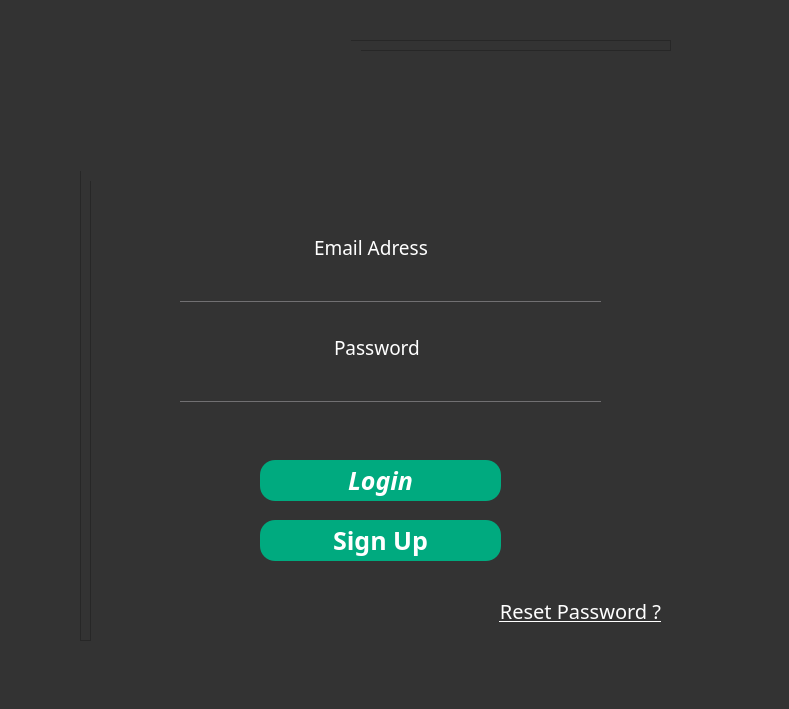
<?xml version="1.0" encoding="UTF-8"?>
<ui version="4.0">
 <class>login</class>
 <widget class="QWidget" name="login">
  <property name="geometry">
   <rect>
    <x>0</x>
    <y>0</y>
    <width>789</width>
    <height>709</height>
   </rect>
  </property>
  <property name="windowTitle">
   <string>Form</string>
  </property>
  <property name="styleSheet">
   <string notr="true">*{
font-family:century gothic;
font-size:17px;
background:#333;

}


QPushButton
{
background:rgb(0, 170, 127);
	
border-radius:15px;
}
QToolButton
{
background:blue;
border-radius:60px;
}
QTextEdit
{
bakcground:#333;
border-radius:60px;
}
QLabel
{
color:white;
}
QWidget
{
color:white;
}
QPushButton:hover
{
background:white;
}
QLineEdit
{
background:transparent;
border:none;
color:green;
border-bottom:1px solid #717072;
}
QTableView
{
background:#333;
}
QHeaderView {
background:#333;
}
QToolButton
{
background:#333;
border-radius:60px;
}
</string>
  </property>
  <widget class="QFrame" name="frame">
   <property name="geometry">
    <rect>
     <x>80</x>
     <y>40</y>
     <width>591</width>
     <height>601</height>
    </rect>
   </property>
   <property name="styleSheet">
    <string notr="true">color:white;</string>
   </property>
   <property name="frameShape">
    <enum>QFrame::StyledPanel</enum>
   </property>
   <property name="frameShadow">
    <enum>QFrame::Raised</enum>
   </property>
   <widget class="QLineEdit" name="lineEdit">
    <property name="geometry">
     <rect>
      <x>90</x>
      <y>230</y>
      <width>421</width>
      <height>22</height>
     </rect>
    </property>
    <property name="styleSheet">
     <string notr="true"/>
    </property>
   </widget>
   <widget class="QLineEdit" name="lineEdit_2">
    <property name="geometry">
     <rect>
      <x>90</x>
      <y>330</y>
      <width>421</width>
      <height>22</height>
     </rect>
    </property>
    <property name="echoMode">
     <enum>QLineEdit::Password</enum>
    </property>
   </widget>
   <widget class="QTextBrowser" name="textBrowser">
    <property name="geometry">
     <rect>
      <x>220</x>
      <y>180</y>
      <width>161</width>
      <height>41</height>
     </rect>
    </property>
    <property name="html">
     <string>&lt;!DOCTYPE HTML PUBLIC &quot;-//W3C//DTD HTML 4.0//EN&quot; &quot;http://www.w3.org/TR/REC-html40/strict.dtd&quot;&gt;
&lt;html&gt;&lt;head&gt;&lt;meta name=&quot;qrichtext&quot; content=&quot;1&quot; /&gt;&lt;style type=&quot;text/css&quot;&gt;
p, li { white-space: pre-wrap; }
&lt;/style&gt;&lt;/head&gt;&lt;body style=&quot; font-family:'century gothic'; font-size:17px; font-weight:400; font-style:normal;&quot;&gt;
&lt;p style=&quot; margin-top:0px; margin-bottom:0px; margin-left:0px; margin-right:0px; -qt-block-indent:0; text-indent:0px;&quot;&gt;&lt;span style=&quot; font-size:14pt;&quot;&gt;Email Adress&lt;/span&gt;&lt;/p&gt;&lt;/body&gt;&lt;/html&gt;</string>
    </property>
   </widget>
   <widget class="QTextBrowser" name="textBrowser_2">
    <property name="geometry">
     <rect>
      <x>240</x>
      <y>280</y>
      <width>121</width>
      <height>41</height>
     </rect>
    </property>
    <property name="html">
     <string>&lt;!DOCTYPE HTML PUBLIC &quot;-//W3C//DTD HTML 4.0//EN&quot; &quot;http://www.w3.org/TR/REC-html40/strict.dtd&quot;&gt;
&lt;html&gt;&lt;head&gt;&lt;meta name=&quot;qrichtext&quot; content=&quot;1&quot; /&gt;&lt;style type=&quot;text/css&quot;&gt;
p, li { white-space: pre-wrap; }
&lt;/style&gt;&lt;/head&gt;&lt;body style=&quot; font-family:'century gothic'; font-size:17px; font-weight:400; font-style:normal;&quot;&gt;
&lt;p style=&quot; margin-top:0px; margin-bottom:0px; margin-left:0px; margin-right:0px; -qt-block-indent:0; text-indent:0px;&quot;&gt;&lt;span style=&quot; font-size:14pt;&quot;&gt;Password&lt;/span&gt;&lt;/p&gt;&lt;/body&gt;&lt;/html&gt;</string>
    </property>
   </widget>
   <widget class="QPushButton" name="pushButton">
    <property name="geometry">
     <rect>
      <x>170</x>
      <y>410</y>
      <width>241</width>
      <height>41</height>
     </rect>
    </property>
    <property name="font">
     <font>
      <family>century gothic</family>
      <pointsize>-1</pointsize>
      <weight>75</weight>
      <italic>true</italic>
      <bold>true</bold>
     </font>
    </property>
    <property name="styleSheet">
     <string notr="true">font-size:25px;</string>
    </property>
    <property name="text">
     <string>Login</string>
    </property>
   </widget>
   <widget class="QPushButton" name="pushButton_2">
    <property name="geometry">
     <rect>
      <x>170</x>
      <y>470</y>
      <width>241</width>
      <height>41</height>
     </rect>
    </property>
    <property name="font">
     <font>
      <family>century gothic</family>
      <pointsize>-1</pointsize>
      <weight>75</weight>
      <bold>true</bold>
     </font>
    </property>
    <property name="styleSheet">
     <string notr="true">font-size:25px;
</string>
    </property>
    <property name="text">
     <string>Sign Up</string>
    </property>
   </widget>
   <widget class="QPushButton" name="sendbutton">
    <property name="geometry">
     <rect>
      <x>400</x>
      <y>540</y>
      <width>181</width>
      <height>41</height>
     </rect>
    </property>
    <property name="font">
     <font>
      <family>MS Shell Dlg 2</family>
      <pointsize>14</pointsize>
      <weight>50</weight>
      <italic>false</italic>
      <bold>false</bold>
      <underline>true</underline>
     </font>
    </property>
    <property name="styleSheet">
     <string notr="true">font-size:20px;
color:white;
font: 10pt &quot;MS Shell Dlg 2&quot;;
text-decoration: underline;
font: 14pt &quot;MS Shell Dlg 2&quot;;
background:transparent;</string>
    </property>
    <property name="text">
     <string>Reset Password ?</string>
    </property>
   </widget>
   <widget class="QLabel" name="label_pic">
    <property name="geometry">
     <rect>
      <x>0</x>
      <y>-10</y>
      <width>271</width>
      <height>141</height>
     </rect>
    </property>
    <property name="text">
     <string/>
    </property>
   </widget>
   <widget class="QFrame" name="frame_2">
    <property name="geometry">
     <rect>
      <x>10</x>
      <y>10</y>
      <width>591</width>
      <height>601</height>
     </rect>
    </property>
    <property name="styleSheet">
     <string notr="true">color:white;</string>
    </property>
    <property name="frameShape">
     <enum>QFrame::StyledPanel</enum>
    </property>
    <property name="frameShadow">
     <enum>QFrame::Raised</enum>
    </property>
    <widget class="QLineEdit" name="lineEdit_3">
     <property name="geometry">
      <rect>
       <x>90</x>
       <y>230</y>
       <width>421</width>
       <height>22</height>
      </rect>
     </property>
     <property name="styleSheet">
      <string notr="true"/>
     </property>
    </widget>
    <widget class="QLineEdit" name="lineEdit_4">
     <property name="geometry">
      <rect>
       <x>90</x>
       <y>330</y>
       <width>421</width>
       <height>22</height>
      </rect>
     </property>
     <property name="echoMode">
      <enum>QLineEdit::Password</enum>
     </property>
    </widget>
    <widget class="QTextBrowser" name="textBrowser_3">
     <property name="geometry">
      <rect>
       <x>220</x>
       <y>180</y>
       <width>161</width>
       <height>41</height>
      </rect>
     </property>
     <property name="html">
      <string>&lt;!DOCTYPE HTML PUBLIC &quot;-//W3C//DTD HTML 4.0//EN&quot; &quot;http://www.w3.org/TR/REC-html40/strict.dtd&quot;&gt;
&lt;html&gt;&lt;head&gt;&lt;meta name=&quot;qrichtext&quot; content=&quot;1&quot; /&gt;&lt;style type=&quot;text/css&quot;&gt;
p, li { white-space: pre-wrap; }
&lt;/style&gt;&lt;/head&gt;&lt;body style=&quot; font-family:'century gothic'; font-size:17px; font-weight:400; font-style:normal;&quot;&gt;
&lt;p style=&quot; margin-top:0px; margin-bottom:0px; margin-left:0px; margin-right:0px; -qt-block-indent:0; text-indent:0px;&quot;&gt;&lt;span style=&quot; font-size:14pt;&quot;&gt;Email Adress&lt;/span&gt;&lt;/p&gt;&lt;/body&gt;&lt;/html&gt;</string>
     </property>
    </widget>
    <widget class="QTextBrowser" name="textBrowser_4">
     <property name="geometry">
      <rect>
       <x>240</x>
       <y>280</y>
       <width>121</width>
       <height>41</height>
      </rect>
     </property>
     <property name="html">
      <string>&lt;!DOCTYPE HTML PUBLIC &quot;-//W3C//DTD HTML 4.0//EN&quot; &quot;http://www.w3.org/TR/REC-html40/strict.dtd&quot;&gt;
&lt;html&gt;&lt;head&gt;&lt;meta name=&quot;qrichtext&quot; content=&quot;1&quot; /&gt;&lt;style type=&quot;text/css&quot;&gt;
p, li { white-space: pre-wrap; }
&lt;/style&gt;&lt;/head&gt;&lt;body style=&quot; font-family:'century gothic'; font-size:17px; font-weight:400; font-style:normal;&quot;&gt;
&lt;p style=&quot; margin-top:0px; margin-bottom:0px; margin-left:0px; margin-right:0px; -qt-block-indent:0; text-indent:0px;&quot;&gt;&lt;span style=&quot; font-size:14pt;&quot;&gt;Password&lt;/span&gt;&lt;/p&gt;&lt;/body&gt;&lt;/html&gt;</string>
     </property>
    </widget>
    <widget class="QPushButton" name="pushButton_3">
     <property name="geometry">
      <rect>
       <x>170</x>
       <y>410</y>
       <width>241</width>
       <height>41</height>
      </rect>
     </property>
     <property name="font">
      <font>
       <family>century gothic</family>
       <pointsize>-1</pointsize>
       <weight>75</weight>
       <italic>true</italic>
       <bold>true</bold>
      </font>
     </property>
     <property name="styleSheet">
      <string notr="true">font-size:25px;</string>
     </property>
     <property name="text">
      <string>Login</string>
     </property>
    </widget>
    <widget class="QPushButton" name="pushButton_4">
     <property name="geometry">
      <rect>
       <x>170</x>
       <y>470</y>
       <width>241</width>
       <height>41</height>
      </rect>
     </property>
     <property name="font">
      <font>
       <family>century gothic</family>
       <pointsize>-1</pointsize>
       <weight>75</weight>
       <bold>true</bold>
      </font>
     </property>
     <property name="styleSheet">
      <string notr="true">font-size:25px;
</string>
     </property>
     <property name="text">
      <string>Sign Up</string>
     </property>
    </widget>
    <widget class="QPushButton" name="sendbutton_2">
     <property name="geometry">
      <rect>
       <x>400</x>
       <y>540</y>
       <width>181</width>
       <height>41</height>
      </rect>
     </property>
     <property name="font">
      <font>
       <family>MS Shell Dlg 2</family>
       <pointsize>14</pointsize>
       <weight>50</weight>
       <italic>false</italic>
       <bold>false</bold>
       <underline>true</underline>
      </font>
     </property>
     <property name="styleSheet">
      <string notr="true">font-size:20px;
color:white;
font: 10pt &quot;MS Shell Dlg 2&quot;;
text-decoration: underline;
font: 14pt &quot;MS Shell Dlg 2&quot;;
background:transparent;</string>
     </property>
     <property name="text">
      <string>Reset Password ?</string>
     </property>
    </widget>
    <widget class="QLabel" name="label_pic_2">
     <property name="geometry">
      <rect>
       <x>0</x>
       <y>-10</y>
       <width>271</width>
       <height>141</height>
      </rect>
     </property>
     <property name="text">
      <string/>
     </property>
    </widget>
   </widget>
  </widget>
 </widget>
 <resources/>
 <connections/>
</ui>
